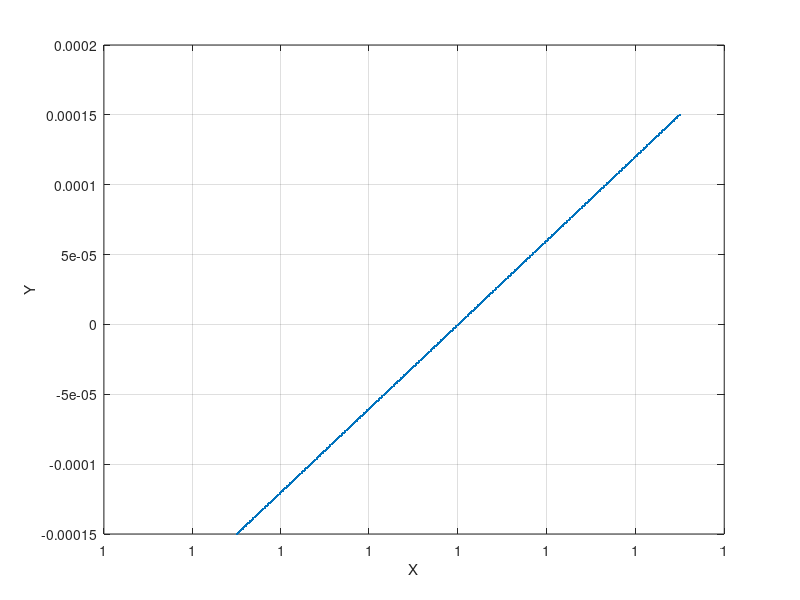

The MATLAB source for this figure:
clf; % limpiar la gráfica del plano

delta = 0.000025;

x = linspace(1-delta, 1+delta, 300); % tomar 300 puntos linealmente espacios cerca de 1
y = (x.^3)+(2*(x.^2))-x-2;

plot(x, y, '.'); % graficar los puntos

xlabel('X');
ylabel('Y');
grid;
